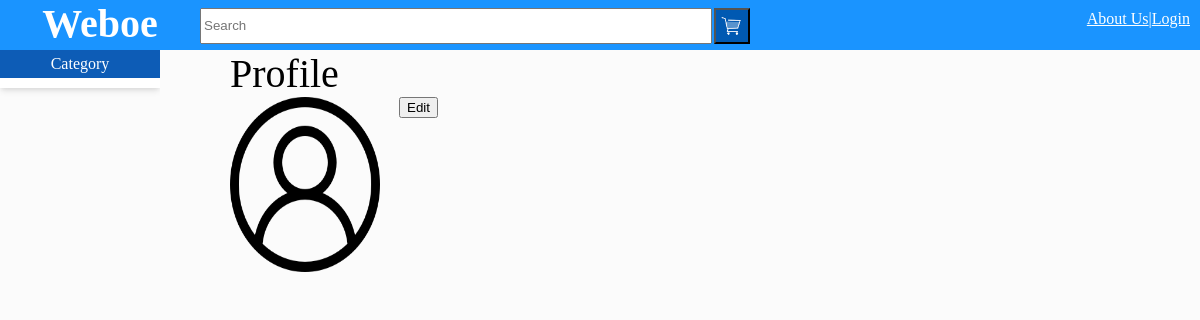
/profile.php, run on an earlier commit of the app's database.
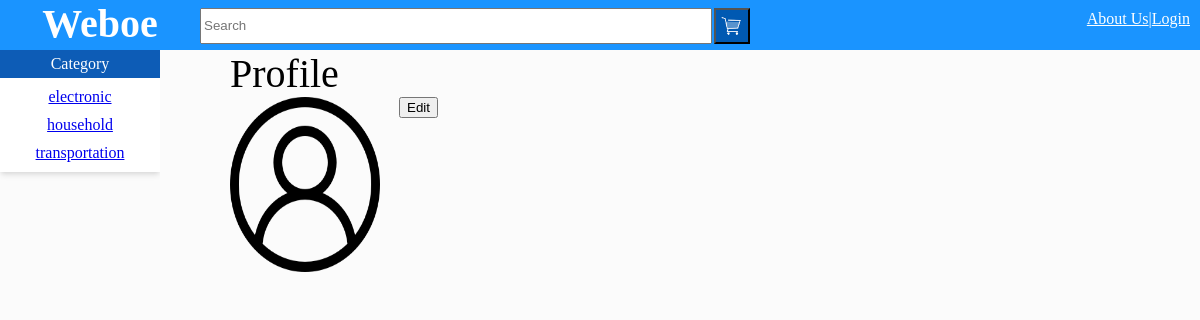
And on a later commit of the database.
### tables this page shows
CREATE TABLE category (
    category_name VARCHAR(255),
    PRIMARY KEY (category_name)
);

### profile.php (the view, shortened to what this page needs)
<!DOCTYPE html>
<html lang="en-us">
<head>
    <link rel="stylesheet" href="product.css">
</head>
<body>
    <div class="topbar">
        <div class="title" onclick="window.location='product.php';">Weboe</div><div class="search1"><input type="text" placeholder="Search" id="search"><button onclick="window.location='cart.php';"></button></div><div class="topnav"><a href="about.php">About Us</a>|<?php
        if (!isset($_SESSION["username"])) echo '<a href="login.php">Login</a>';
        else {
            echo '<a href="profile.php?username=' . $_SESSION["username"] . '">Profile</a>|';
            echo '<a href="api/logout.php">Logout</a>';
        }
        ?>
        </div>
    </div>
    <div class="main">
        <div class="left">
            <div class="lefttitle">Category</div>
            <div class="leftlist" id="leftlist">
                <?php
                    include("api/database.php");
                    $stmt = mysqli_stmt_init($dbc);
                    mysqli_stmt_prepare($stmt, "SELECT * FROM category");
                    mysqli_stmt_execute($stmt);
                    $result = mysqli_stmt_get_result($stmt);
                    $response = array();
                    while ($productRow = mysqli_fetch_assoc($result)) {
                        $response[] = $productRow;
                    }
                    foreach ($response as $row) {
                        echo '<a href="product.php?category_name=' . $row["category_name"] . '">' . $row["category_name"] . '</a><br>';
                    }
                ?>
            </div>
        </div><div class="center">
            <div class="centerheader" id="centerheader">
                Profile
            </div>
            <div id="detailmain" id="detailmain">
                <div class="profileleft">
                    <div class="profileimage" id="profileimage">
                        <img src="img/user.png" alt="">
                    </div>
                </div>
                <div class="profileright">
                    <div class="editbutton"><input type="button" value="Edit" onclick="window.location='profileedit.php';"></div>
                </div>
            </div>
        </div>
    </div>
</body>
</html>

### product.css (style rules this page uses)
.title { display: inline-block; }
.title { text-align: center; width: 200px; font-size: 30pt; font-weight: bolder; }
body { margin: 0px; background-color: rgb(251,251,251); }
.main { background-color: rgb(251,251,251); height: 100vh; }
.left, .center, .right { display: inline-block; vertical-align: top; height: 80vh; }
.left { width: 160px; height: 100vh; overflow: hidden; }
.lefttitle { color:white; background-color: rgb(13,92,182); padding: 5px 0px; vertical-align: top; text-align: center; box-shadow: rgba(0, 0, 0, 0.1) 0px 4px 6px -1px, rgba(0, 0, 0, 0.06) 0px 2px 4px -1px; }
.leftlist { background-color: white; padding: 5px 0px; text-align: center; box-shadow: rgba(0, 0, 0, 0.1) 0px 4px 6px -1px, rgba(0, 0, 0, 0.06) 0px 2px 4px -1px; }
.leftlist a { display: inline-block; width: 100%; padding: 5px 0px; }
.center { padding-left: 30px; position: absolute; width: auto; right: 160px; left: 200px; overflow-y: visible; height: 100vh; }
.centerheader { font-size: 30pt; }
img { width: 150px; height: auto; }
.center { right: 0px; }
.topbar { height: 100px; background-color: rgb(26,148,255); color: white; }
.topbar a { color: white; }
.search1 input { height: 20px; width: 300px; }
.search1 button { margin-left: 2px; margin-right: 2px; background-image: url(img/cart.png); width:36px; height: 36px; vertical-align: middle; background-size: 100%; }
.topnav { padding-right: 10px; top: 10px; position:absolute; right: 0px; width: 18%; text-align: right; }
.profileleft { margin-right: 15px; width: 150px; display: inline-block; height: 350px; }
.profileright { display: inline-block; vertical-align: top; height: 350px; }
.profileimage { width: 100%; height: 50%; position: relative; }
.profileimage img { width: 100%; height: 100%; }
@media screen and (min-width: 720px) { .search1 { width: 60%; position: absolute; left: 200px; line-height: 50px; margin-right: 12px; } }
@media screen and (min-width: 720px) { .topbar { height: 50px; } }
@media screen and (min-width: 720px) { .topnav, .search1 { display: inline-block; } }
@media screen and (min-width: 720px) { .search1 input { height: 30px; width: 70%; } }

What changed in the data, as far as the page shows it:
added category: category_name "electronic"
added category: category_name "household"
added category: category_name "transportation"
